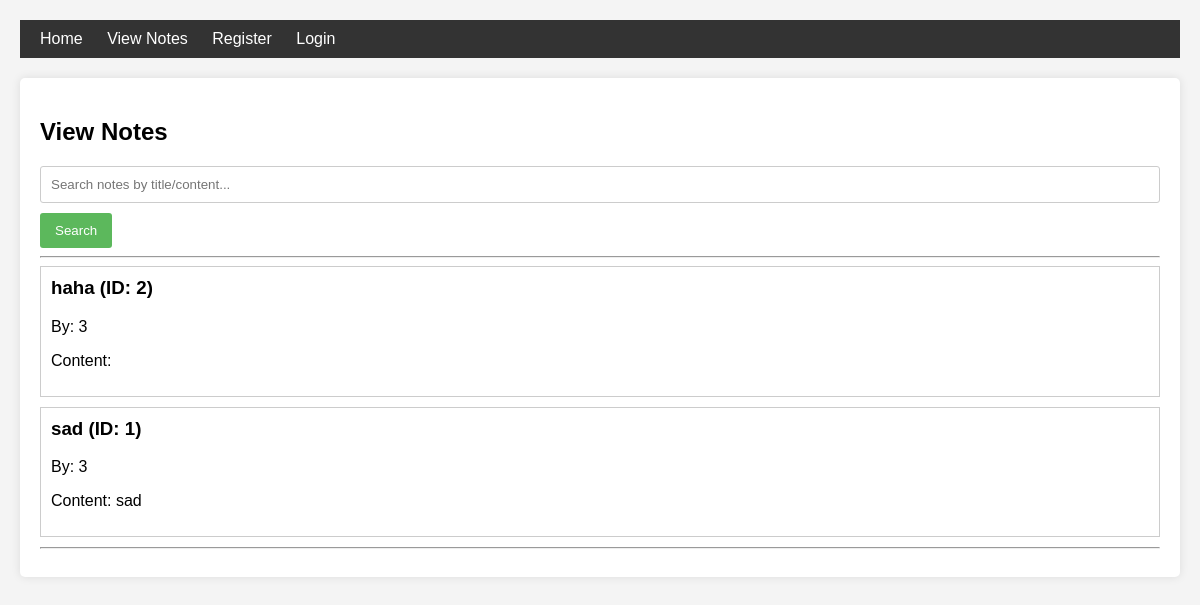
Before: /notes/ with the older database file.
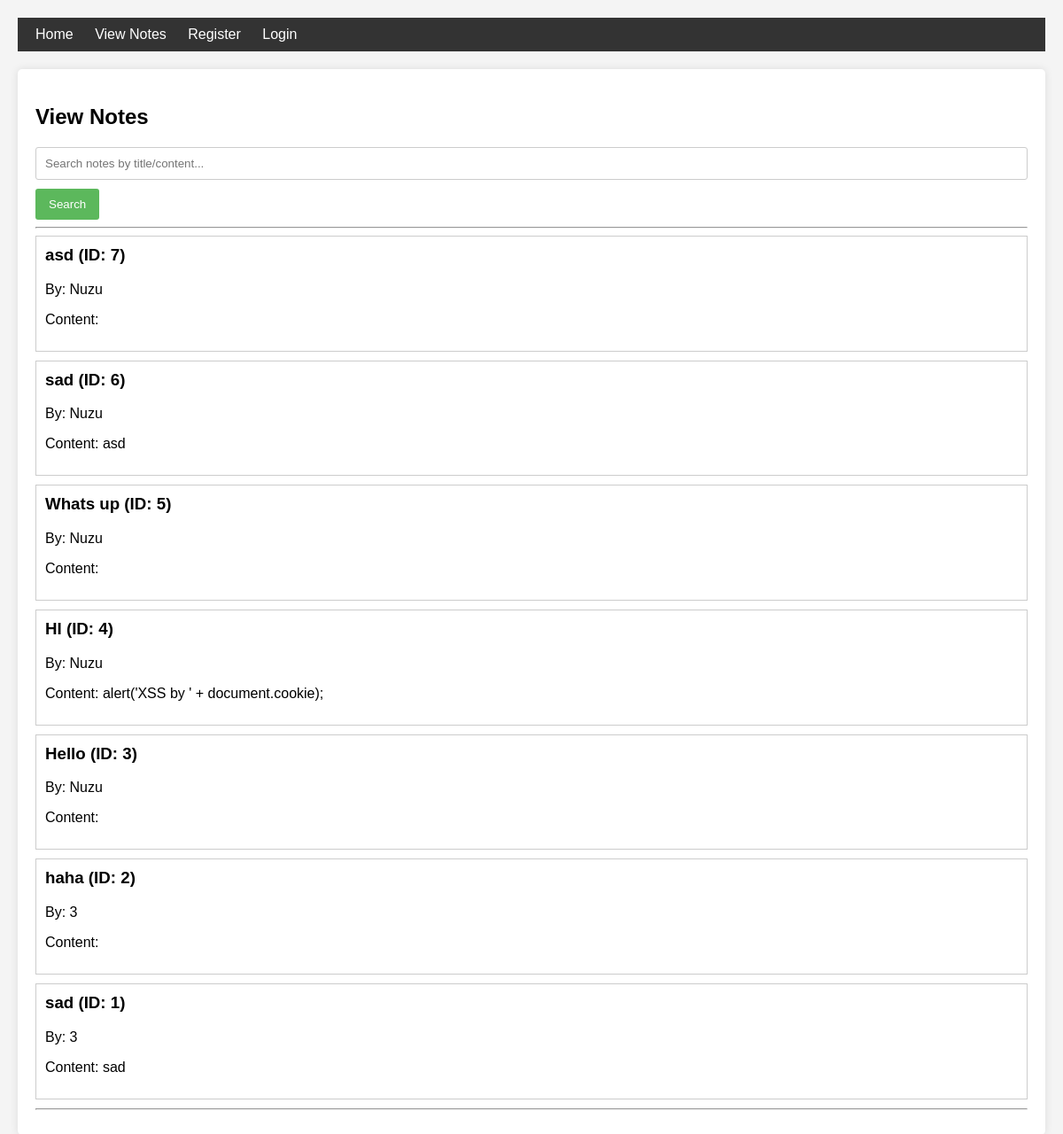
After: the same page with the newer database file.
### project_1/models.py (models this page shows, shortened)
class Note(models.Model):
    author = models.ForeignKey(CustomUser, on_delete=models.CASCADE, null=True, blank=True)
    title = models.CharField(max_length=100)
    content = models.TextField()
    created_at = models.DateTimeField(auto_now_add=True)

class CustomUser(models.Model):
    username = models.CharField(max_length=50, unique=True)
    password = models.CharField(max_length=50) # PLAINTEXT PASSWORD!
    is_admin = models.BooleanField(default=False)

### project_1/views.py (the view)
# urls.py: path('notes/', views.view_notes, name='view_notes'),
def view_notes(request):
    notes = []
    search_term = request.GET.get('search', '')
    if search_term:
        query = f"SELECT id, title, content, created_at FROM project_1_note WHERE title LIKE '%{search_term}%' OR content LIKE '%{search_term}%'" # Directlty adding user input into a query makes SQL injection possible.
        with connection.cursor() as cursor:
            try:
                cursor.execute(query)
                rows = cursor.fetchall()
                for row in rows:
                    note_data = {'id': row[0], 'title': row[1], 'content': row[2]}
                    notes.append(note_data)
            except Exception as e:
                notes.append({'id':0, 'title': 'Error in query', 'content': str(e)})
    else:
        all_notes_obj = Note.objects.all().order_by('-created_at')
        for note_obj in all_notes_obj:
            notes.append({
                'id': note_obj.id,
                'title': note_obj.title,
                'content': note_obj.content, # 'content': content,
                'author_username': note_obj.author.username if note_obj.author else "Anonymous"
            })
    return render(request, 'view_notes.html', {
        'notes': notes,
        'search_term': search_term,
    })

### templates/view_notes.html (shortened to what this page needs)
{% extends "base.html" %}
{% block content %}
<h2>View Notes</h2>
<form method="get" action="{% url 'view_notes' %}">
    <input type="text" name="search" placeholder="Search notes by title/content..." value="{{ search_term|default:'' }}">
    <button type="submit">Search</button>
</form>
<hr>
{% if notes %}
    {% for note in notes %}
        <div class="note">
            <h3>{{ note.title }} (ID: {{note.id}})</h3>
            <p>By: {{ note.author_username|default:"Unknown" }}</p>
            <p>Content: {{ note.content|safe }}</p>
        </div>
    {% endfor %}
{% else %}
    <p>No notes found, or search returned no results.</p>
{% endif %}
<hr>
{% endblock %}

### templates/base.html (shortened to what this page needs)
<!DOCTYPE html>
<html lang="en">
<head>
</head>
<body>
    <nav>
        <a href="{% url 'home' %}">Home</a>
        <a href="{% url 'view_notes' %}">View Notes</a>
        {% if request.session.user_id %}
            <a href="{% url 'add_note' %}">Add Note</a>
            {% if request.session.is_admin %}
                 <a href="{% url 'admin_panel' %}" style="color:yellow;">Admin Panel</a>
            {% endif %}
            <span class="user-info">
                Logged in as: {{ request.session.username }} (Admin: {{ request.session.is_admin|yesno:"Yes,No" }})
                <a href="{% url 'logout' %}">Logout</a>
            </span>
        {% else %}
            <a href="{% url 'register' %}">Register</a>
            <a href="{% url 'login' %}">Login</a>
        {% endif %}
    </nav>
    <div class="container">
        {% block content %}
        {% endblock %}
    </div>
</body>
</html>

### templates/base.html (style rules this page uses)
body { font-family: sans-serif; margin: 20px; background-color: #f4f4f4; }
nav { background-color: #333; padding: 10px; margin-bottom: 20px; }
nav a { color: white; margin: 0 10px; text-decoration: none; }
.container { background-color: white; padding: 20px; border-radius: 5px; box-shadow: 0 0 10px rgba(0,0,0,0.1); }
.note { border: 1px solid #ccc; padding: 10px; margin-bottom: 10px; background-color: #fff; }
.note h3 { margin-top: 0; }
input[type="text"], input[type="password"], textarea { width: calc(100% - 22px); padding: 10px; margin-bottom: 10px; border: 1px solid #ccc; border-radius: 3px; }
button { padding: 10px 15px; background-color: #5cb85c; color: white; border: none; border-radius: 3px; cursor: pointer; }

Changed rows visible on the page:
added Note: title "asd"
now on this page (row unchanged): CustomUser: author_username "Nuzu" "Nuzu" "Nuzu" "Nuzu" "Nuzu"
added Note: title "sad", content "asd"
added Note: title "Whats up"
added Note: title "HI", content "alert('XSS by ' + document.cookie);"
added Note: title "Hello"
Other visible differences:
new list line: "(ID: 7 ) By: Content:"
new list line: "(ID: 6 ) By: Content:"
new list line: "(ID: 5 ) By: Content:"
new list line: "(ID: 4 ) By: Content:"
new list line: "(ID: 3 ) By: Content:"
